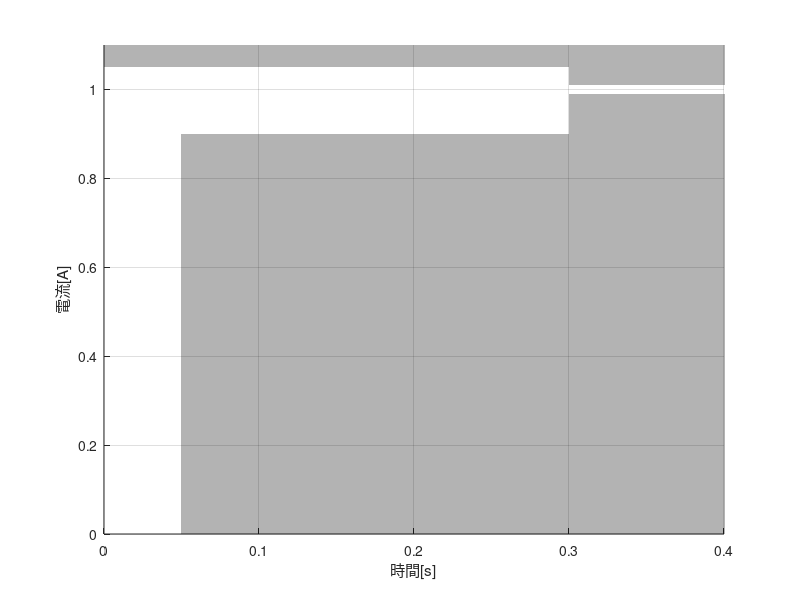

Here is the MATLAB script that generated this plot:
function drawCurCtrlReq()
    figure();
    x1 = [0.05 1 1 0.05];
    y1 = [0 0 0.9 0.9];
    patch(x1, y1, 'black','EdgeColor','none','FaceAlpha',.3);
    hold on; grid on;
    x2_l = [0.3 1 1 0.3];
    y2_l = [0.9 0.9 0.99 0.99];
    patch(x2_l, y2_l, 'black','EdgeColor','none','FaceAlpha',.3);
    x2_u = [0.3 1 1 0.3];
    y2_u = [1.01 1.01 1.2 1.2];
    patch(x2_u, y2_u, 'black','EdgeColor','none','FaceAlpha',.3);
    x3 = [0 0.3 0.3 0];
    y3 = [1.05 1.05 1.2 1.2];
    patch(x3, y3, 'black','EdgeColor','none','FaceAlpha',.3);
    axis([0, 0.4, 0, 1.1]);
    xlabel("時間[s]");
    ylabel("電流[A]");
    
end
